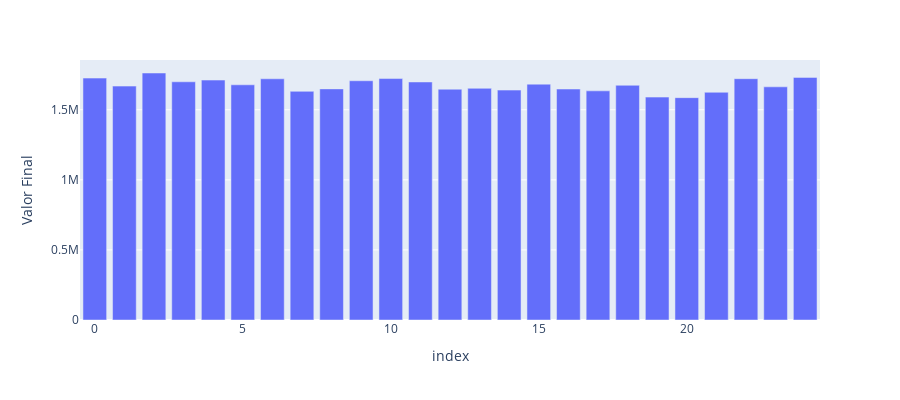

Notebook cell for this chart:
### Code cell
# Faturamento anual das lojas:

df_2=Database_Atualizado.groupby('ID Loja')['Valor Final'].sum().reset_index()
df_2.sort_values(by='Valor Final', ascending=False)

# Gráfico:

fig_3=px.bar(df_2, x=df_2.index, y='Valor Final', labels={'Valor Final': 'Valor Final'}, height=400)
fig_3.show()

### Figure 1 — Plotly figure (JSON) as saved in the notebook; plotly's stock layout.template omitted (floating-point values rounded to 4 significant figures)
{"data": [{"alignmentgroup": "True", "hovertemplate": "index=%{x}<br>Valor Final=%{y}<extra></extra>", "legendgroup": "", "marker": {"color": "#636efa", "pattern": {"shape": ""}}, "name": "", "offsetgroup": "", "orientation": "v", "showlegend": false, "textposition": "auto", "type": "bar", "x": [0, 1, 2, 3, 4, 5, 6, 7, 8, 9, 10, 11, 12, 13, 14, 15, 16, 17, 18, 19, 20, 21, 22, 23, 24], "xaxis": "x", "y": [1726110, 1668921, 1762419, 1699681, 1711968, 1678225, 1721120, 1631630, 1649014, 1707122, 1722766, 1698430, 1646739, 1653103, 1640486, 1682870, 1648111, 1635060, 1674824, 1590441, 1586444, 1624879, 1721763, 1663770, 1731167], "yaxis": "y"}], "layout": {"barmode": "relative", "height": 400, "legend": {"tracegroupgap": 0}, "margin": {"t": 60}, "xaxis": {"anchor": "y", "domain": [0, 1], "title": {"text": "index"}}, "yaxis": {"anchor": "x", "domain": [0, 1], "title": {"text": "Valor Final"}}}}
